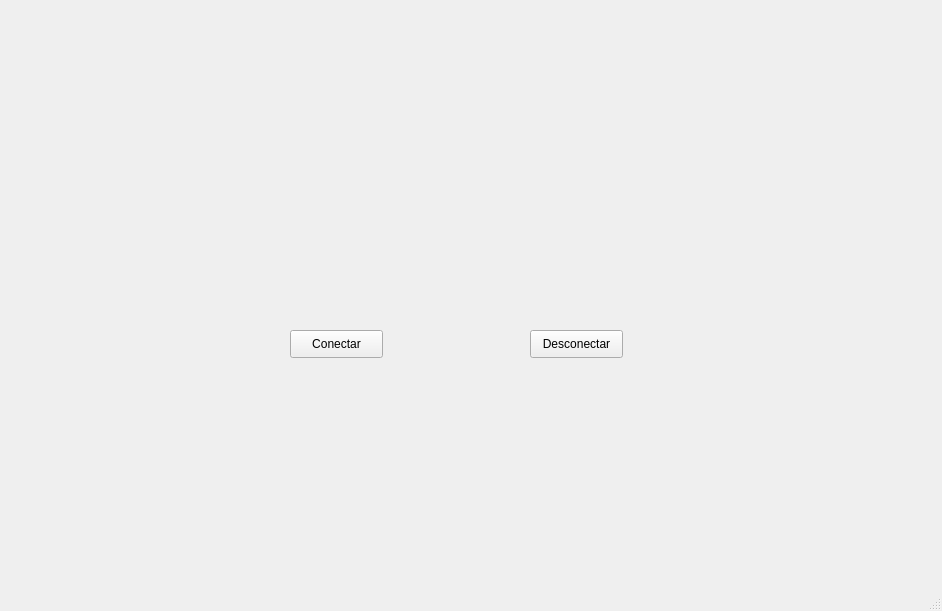
<?xml version="1.0" encoding="UTF-8"?>
<ui version="4.0">
 <class>COM_S</class>
 <widget class="QMainWindow" name="COM_S">
  <property name="geometry">
   <rect>
    <x>0</x>
    <y>0</y>
    <width>942</width>
    <height>611</height>
   </rect>
  </property>
  <property name="windowTitle">
   <string>MainWindow</string>
  </property>
  <widget class="QWidget" name="centralwidget">
   <widget class="QLabel" name="LABEL_TEXT">
    <property name="geometry">
     <rect>
      <x>310</x>
      <y>150</y>
      <width>301</width>
      <height>91</height>
     </rect>
    </property>
    <property name="font">
     <font>
      <pointsize>20</pointsize>
      <weight>75</weight>
      <bold>true</bold>
     </font>
    </property>
    <property name="text">
     <string/>
    </property>
    <property name="alignment">
     <set>Qt::AlignCenter</set>
    </property>
   </widget>
   <widget class="QPushButton" name="BTN_CONECTAR">
    <property name="geometry">
     <rect>
      <x>290</x>
      <y>330</y>
      <width>93</width>
      <height>28</height>
     </rect>
    </property>
    <property name="text">
     <string>Conectar</string>
    </property>
   </widget>
   <widget class="QPushButton" name="BTN_DESCONECTAR">
    <property name="geometry">
     <rect>
      <x>530</x>
      <y>330</y>
      <width>93</width>
      <height>28</height>
     </rect>
    </property>
    <property name="text">
     <string>Desconectar</string>
    </property>
   </widget>
  </widget>
  <widget class="QMenuBar" name="menubar">
   <property name="geometry">
    <rect>
     <x>0</x>
     <y>0</y>
     <width>942</width>
     <height>26</height>
    </rect>
   </property>
  </widget>
  <widget class="QStatusBar" name="statusbar"/>
 </widget>
 <resources/>
 <connections/>
</ui>
